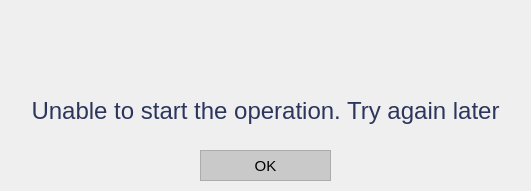
<?xml version="1.0" encoding="UTF-8"?>
<ui version="4.0">
 <class>MainWindow</class>
 <widget class="QMainWindow" name="MainWindow">
  <property name="geometry">
   <rect>
    <x>0</x>
    <y>0</y>
    <width>531</width>
    <height>191</height>
   </rect>
  </property>
  <property name="minimumSize">
   <size>
    <width>531</width>
    <height>191</height>
   </size>
  </property>
  <property name="maximumSize">
   <size>
    <width>531</width>
    <height>191</height>
   </size>
  </property>
  <property name="windowTitle">
   <string>Start Operation Error</string>
  </property>
  <property name="windowIcon">
   <iconset>
    <normaloff>../../Resources/logo_svg.svg</normaloff>../../Resources/logo_svg.svg</iconset>
  </property>
  <widget class="QWidget" name="centralwidget">
   <widget class="QWidget" name="layoutWidget">
    <property name="geometry">
     <rect>
      <x>20</x>
      <y>19</y>
      <width>491</width>
      <height>121</height>
     </rect>
    </property>
    <layout class="QVBoxLayout" name="verticalLayout_3">
     <item>
      <widget class="QLabel" name="label">
       <property name="text">
        <string/>
       </property>
       <property name="pixmap">
        <pixmap>../../Resources/error.png</pixmap>
       </property>
       <property name="alignment">
        <set>Qt::AlignCenter</set>
       </property>
      </widget>
     </item>
     <item>
      <widget class="QLabel" name="lbl_error">
       <property name="font">
        <font>
         <family>Helvetica</family>
         <pointsize>19</pointsize>
        </font>
       </property>
       <property name="text">
        <string>&lt;html&gt;&lt;head/&gt;&lt;body&gt;&lt;p&gt;&lt;span style=&quot; font-size:18pt; color:#2c365d;&quot;&gt;Unable to start the operation. Try again later&lt;/span&gt;&lt;/p&gt;&lt;/body&gt;&lt;/html&gt;</string>
       </property>
       <property name="alignment">
        <set>Qt::AlignCenter</set>
       </property>
      </widget>
     </item>
    </layout>
   </widget>
   <widget class="QPushButton" name="btn_OK">
    <property name="geometry">
     <rect>
      <x>200</x>
      <y>150</y>
      <width>131</width>
      <height>31</height>
     </rect>
    </property>
    <property name="minimumSize">
     <size>
      <width>131</width>
      <height>31</height>
     </size>
    </property>
    <property name="maximumSize">
     <size>
      <width>131</width>
      <height>31</height>
     </size>
    </property>
    <property name="font">
     <font>
      <family>Helvetica</family>
      <pointsize>11</pointsize>
     </font>
    </property>
    <property name="styleSheet">
     <string notr="true">QPushButton {
color: rgb(0, 0, 0);
background-color: rgb(201, 201, 201);
border: 1.2px solid #ABABAB;
outline: none;}

QPushButton:hover{
color: rgb(255, 255, 255);
background-color: rgb(171, 171, 171);
outline: none;
border: none;
}

QPushButton:pressed{
color: rgb(255, 255, 255);
background-color: rgb(129, 129, 129);
outline: none;
border: none;
}


</string>
    </property>
    <property name="text">
     <string>OK</string>
    </property>
   </widget>
  </widget>
 </widget>
 <resources/>
 <connections/>
</ui>
